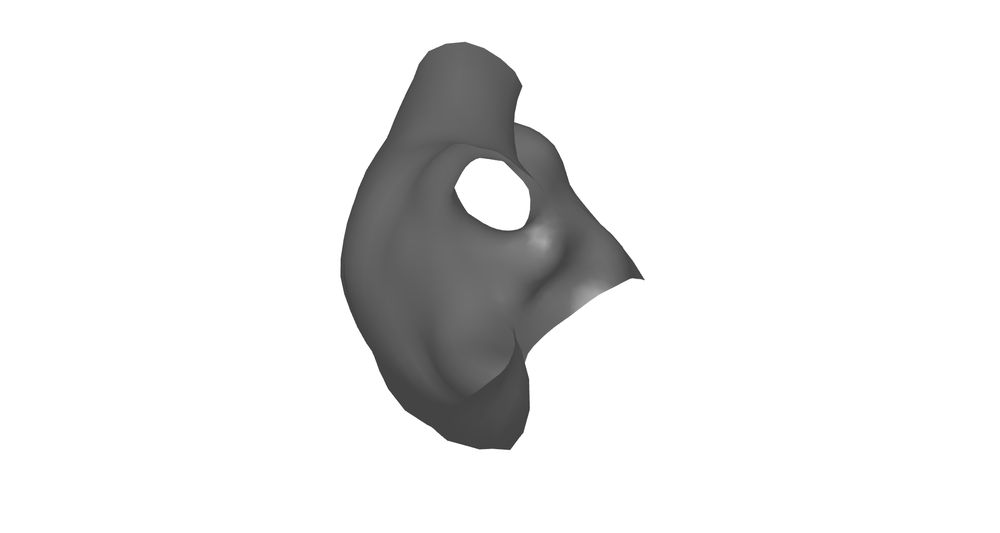
#> input picture notebooks/membrane-notebooks/Data/render.png, 1000 x 533 px, shrunk from 1920 x 1023 before the run
$ python img_interp.py ../Data/render.png
#> lines starting #> are read from the running program, lines starting #| are printed output that depends on the picture
#!/bin/bash/env python
#Example adapted from https://scipython.com/book/chapter-8-scipy/additional-examples/interpolation-of-an-image/
# img_interp.py
import os
import sys
import numpy as np
from scipy.interpolate import griddata
import matplotlib.pyplot as plt
from PIL import Image

def make_interpolated_image(nsamples):
    """Make an interpolated image from a random selection of pixels.

    Take nsamples random pixels from im and reconstruct the image using
    scipy.interpolate.griddata.

    """

    ix = np.random.randint(im.shape[1], size=nsamples)
    iy = np.random.randint(im.shape[0], size=nsamples)
    samples = im[iy,ix]
    int_im = griddata((iy, ix), samples, (Y, X))
    return int_im

# Read in image and convert to greyscale array object
img_name = sys.argv[1]
im = Image.open(img_name)
#> im is the input picture: PIL image 1000x533 RGBA; mean R, G, B, A 234.6, 234.6, 234.6, 255
im = np.array(im.convert('L'))
#> im: shape (533, 1000)

# A meshgrid of pixel coordinates
nx, ny = im.shape[1], im.shape[0]
#> nx = 1000; ny = 533
X, Y = np.meshgrid(np.arange(0, nx, 1), np.arange(0, ny, 1))

# Create a figure of nrows x ncols subplots, and orient it appropriately
# for the aspect ratio of the image.
nrows, ncols = 2, 2
fig, ax = plt.subplots(nrows=2, ncols=2, figsize=(6,4), dpi=100)
if nx < ny:
    w, h = fig.get_figwidth(), fig.get_figheight()
    fig.set_figwidth(h), fig.set_figheight(w)

# Convert an integer i to coordinates in the ax array
get_indices = lambda i: (i // nrows, i % ncols)

# Sample 100, 1,000, 10,000 and 100,000 points and plot the interpolated
# images in the figure
for i in range(4):
    nsamples = 10**(i+2)
    axes = ax[get_indices(i)]
    axes.imshow(make_interpolated_image(nsamples),
                          cmap=plt.get_cmap('Greys_r'))
    axes.set_xticks([])
    axes.set_yticks([])
    axes.set_title('nsamples = {0:d}'.format(nsamples))
#> this loop made 4 passes
#> pass 1, in make_interpolated_image, `int_im = griddata((iy, ix), samples, (Y, X))`:
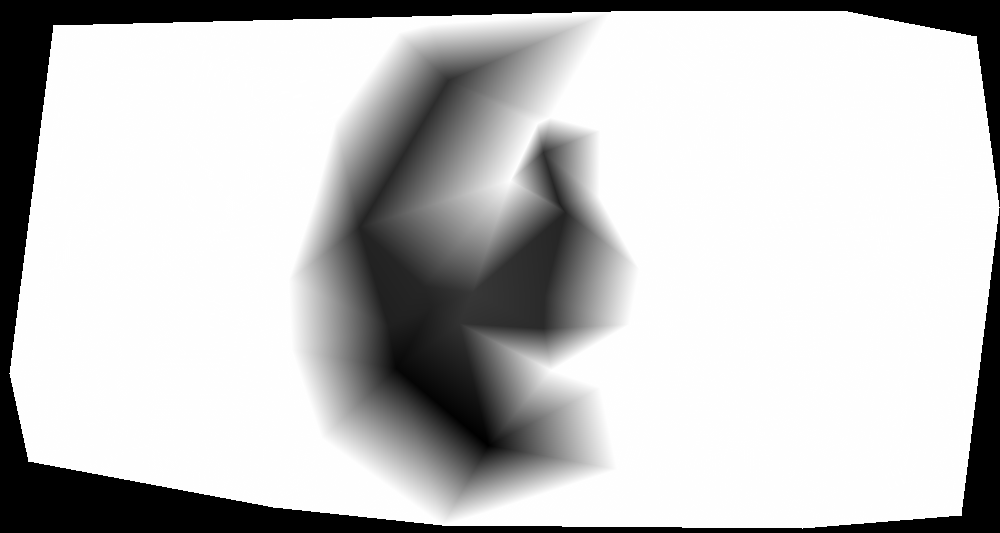
#> int_im: shape (533, 1000) float64; 11.3% of the values are NaN or infinite; the others: min 68, max 255, mean 229.8; drawn with min black, max white, NaN and infinite black
#> pass 2, in make_interpolated_image (call 2), `int_im = griddata((iy, ix), samples, (Y, X))`:
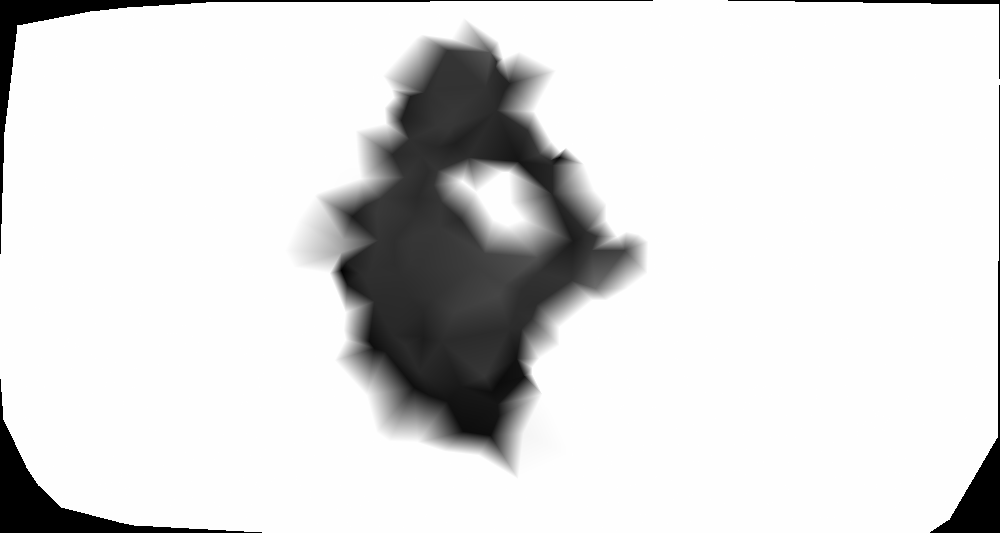
#> int_im: shape (533, 1000) float64; 2.76% of the values are NaN or infinite; the others: min 59, max 255, mean 234.3; drawn with min black, max white, NaN and infinite black
#> pass 3, in make_interpolated_image (call 3), `int_im = griddata((iy, ix), samples, (Y, X))`:
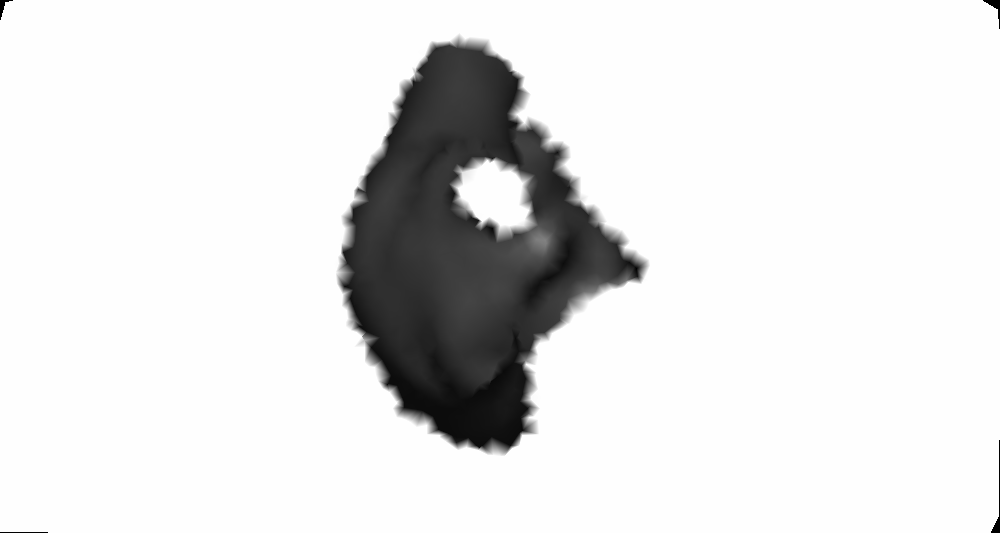
#> int_im: shape (533, 1000) float64; 0.08% of the values are NaN or infinite; the others: min 58, max 255, mean 234.6; drawn with min black, max white, NaN and infinite black
filestem = os.path.splitext(os.path.basename(img_name))[0]
plt.savefig('{0:s}_interp.png'.format(filestem), dpi=100)
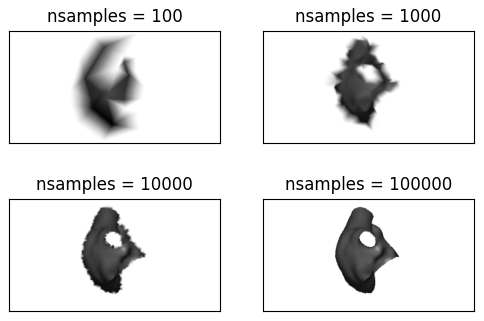
#> figure drawn by matplotlib, 4 panels
